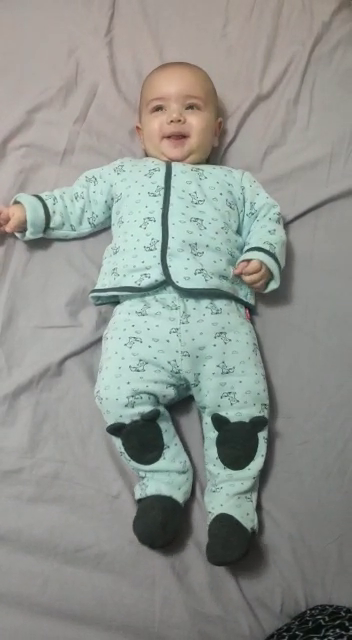
#> input picture frame 41 of Project ReWriten/sample1.mp4, 352 x 640 px, given in place of WhatsApp Video 2020-04-23 at 13.45.40.mp4, which was not available
$ python eyes_detection_del.py
#> lines starting #> are read from the running program, lines starting #| are printed output that depends on the picture; after the words box and inside, x2 and y2 are one past the last pixel; in counts of white or black regions, pixels touching at a corner belong together; pictures that were not available may be replaced by others from this repository, and a replacement may not be noted
'''
must detect 1 or 2

if found 2 eyes:
1. calc ave x,y
2. move N pixels from the ave point according the "Eyes : Stomach" ratio

else if 1 eye found (side view):
TODO

'''

import cv2

eye_cascade = cv2.CascadeClassifier('haarcascade/haarcascade_eye.xml')
cap = cv2.VideoCapture("videoSamples/WhatsApp Video 2020-04-23 at 13.45.40.mp4")
if cap is None:
    print("Failed to read the image")
    exit

while True:
    _, img = cap.read()
#> img is the input picture: shape (640, 352, 3); mean B, G, R 142.2, 147.4, 143.8
    if img is None:
        break
    gray = cv2.cvtColor(img, cv2.COLOR_BGR2GRAY)
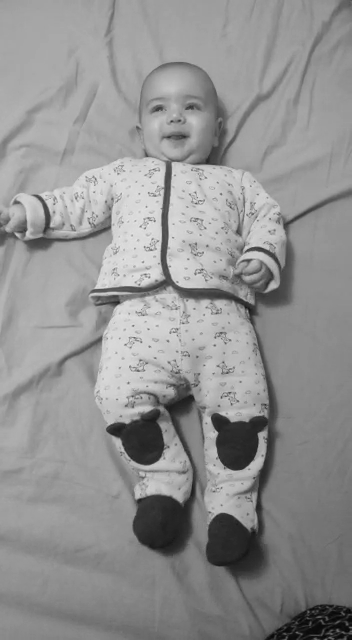
#> gray: shape (640, 352); min 3, max 232, mean 145.7

    eyes = eye_cascade.detectMultiScale(gray, scaleFactor=1.1, minNeighbors=3, minSize=(20, 20), maxSize=(35, 35))
#> eyes = [[145, 97, 23, 23], [180, 96, 23, 23], [3, 190, 22, 22]]
    for (ex, ey, ew, eh) in eyes:
        cv2.rectangle(img, (ex, ey), (ex + ew, ey + eh), (255, 0, 0), 2)
#> this loop made 3 passes
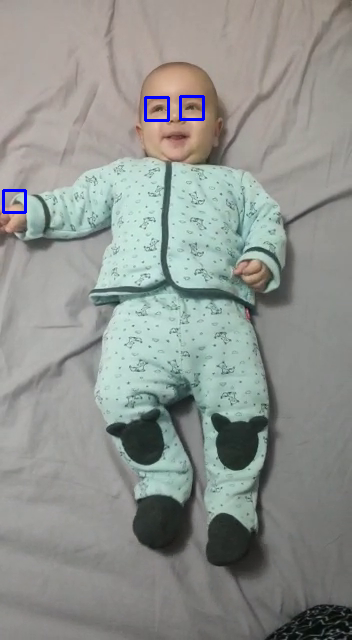
#> img: shape (640, 352, 3); 0.36% of pixels changed, all inside (x1, y1, x2, y2) = (2, 95, 205, 214)

    cv2.imshow("Eye Detected", img)

    k = cv2.waitKey(40) & 0xff
#> (key Esc is pressed here)
    if k == 27:
        break
cap.release()
cv2.destroyAllWindows()

$ run again, starting later in the video
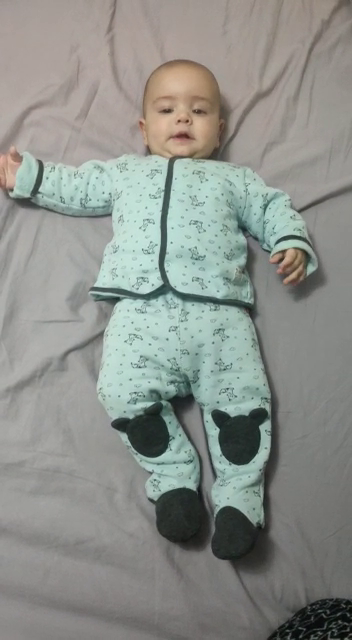
#> input picture frame 185 of Project ReWriten/sample1.mp4, 352 x 640 px, given in place of WhatsApp Video 2020-04-23 at 13.45.40.mp4, which was not available
#> img is the input picture: shape (640, 352, 3); mean B, G, R 139.3, 144.7, 141.1
#> `gray = cv2.cvtColor(img, cv2.COLOR_BGR2GRAY)`:
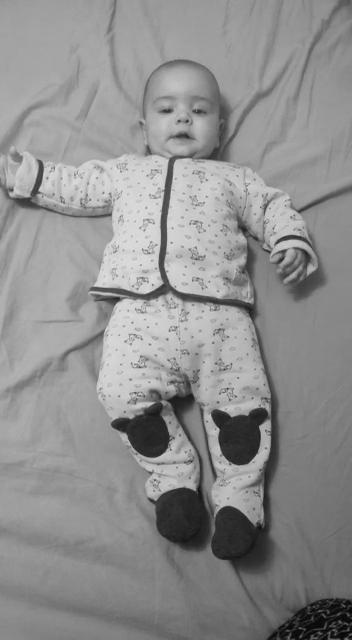
#> gray: shape (640, 352); min 2, max 224, mean 143
#> eyes = [[65, 164, 22, 22], [4, 143, 29, 29]]
#> the loop `for (ex, ey, ew, eh) in eyes:` made 2 passes
#> after the loop `for (ex, ey, ew, eh) in eyes:`:
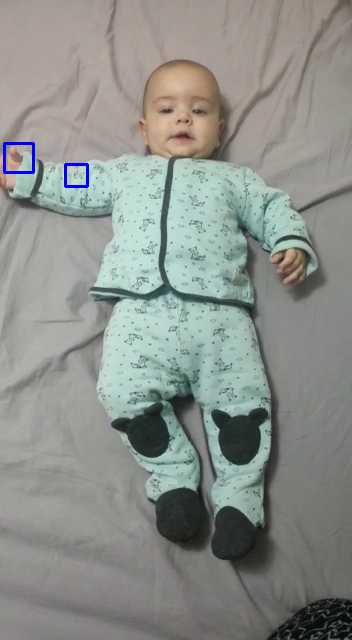
#> img: shape (640, 352, 3); 0.27% of pixels changed, all inside (x1, y1, x2, y2) = (3, 142, 89, 188)

$ run again, starting later in the video
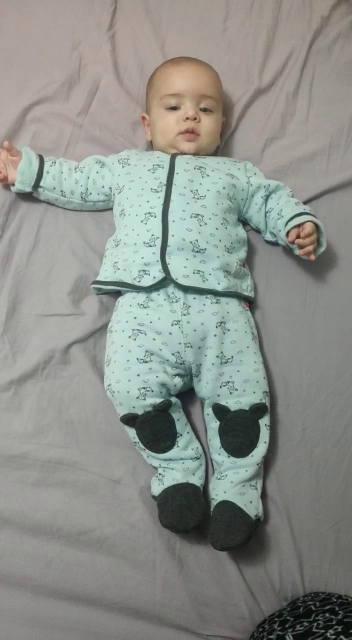
#> input picture frame 330 of Project ReWriten/sample1.mp4, 352 x 640 px, given in place of WhatsApp Video 2020-04-23 at 13.45.40.mp4, which was not available
#> img is the input picture: shape (640, 352, 3); mean B, G, R 138.6, 144.1, 140.9
#> `gray = cv2.cvtColor(img, cv2.COLOR_BGR2GRAY)`:
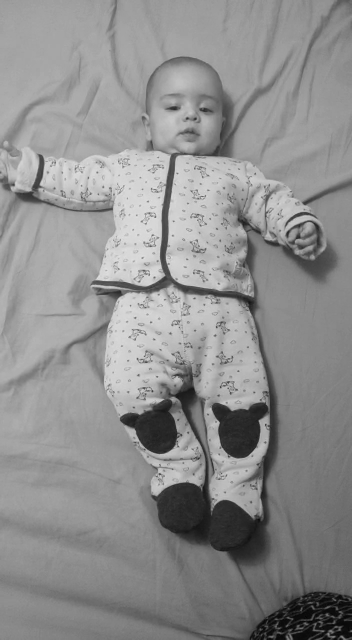
#> gray: shape (640, 352); min 3, max 223, mean 142.5
#> eyes = ()
